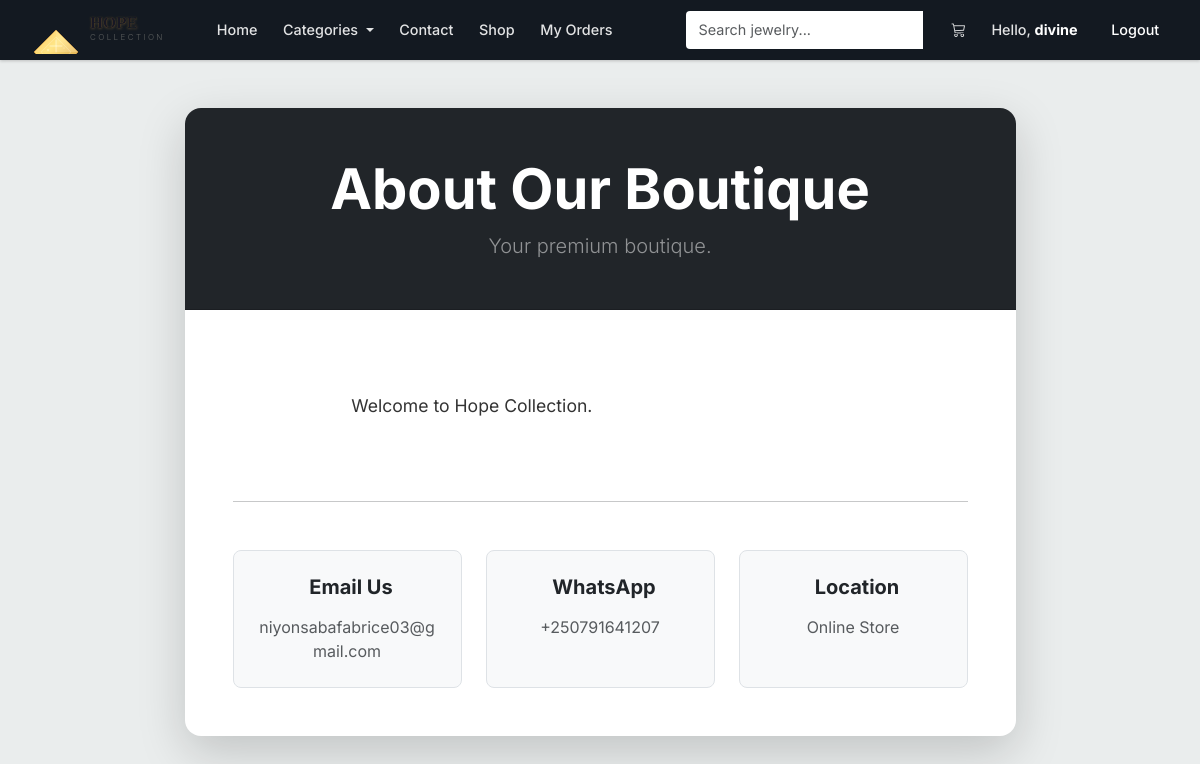
Page /about (signed in) on the earlier database version.
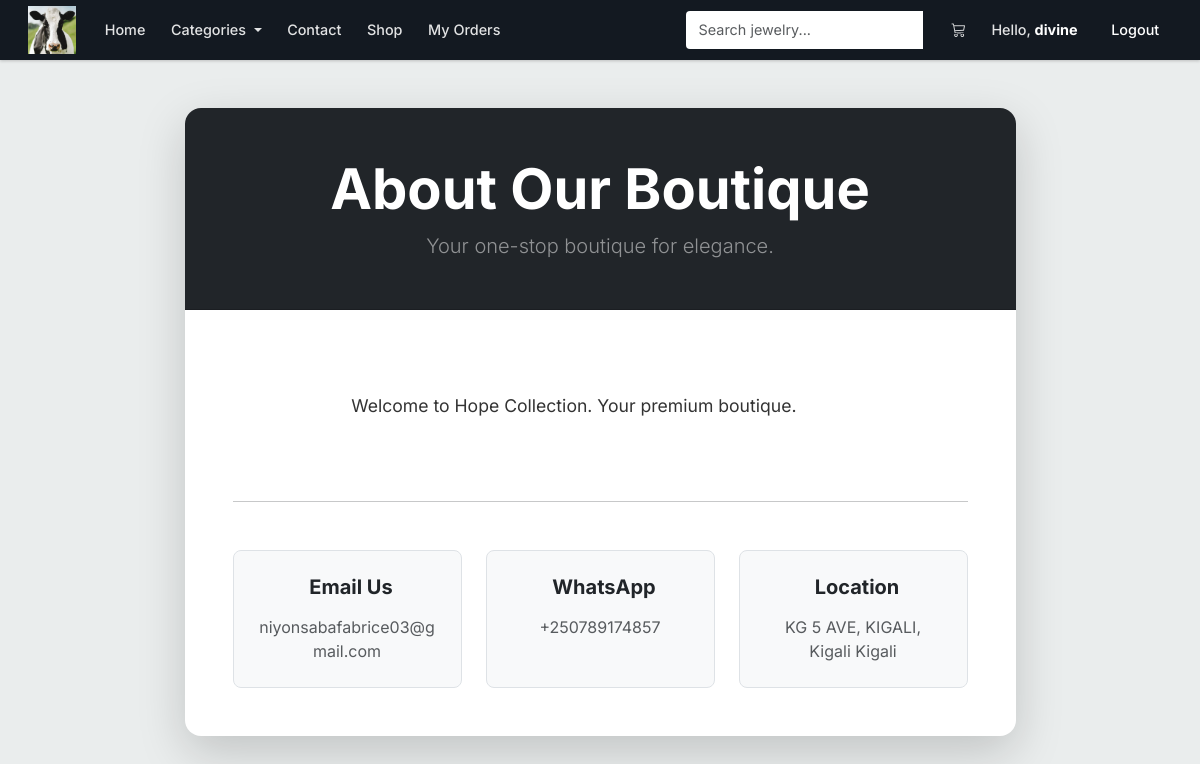
Same page on the later database version.
### market/models.py (models this page shows)
class SiteSettings(db.Model):
    __tablename__ = 'site_settings'
    id               = db.Column(db.Integer, primary_key=True)
    business_name    = db.Column(db.String(100), nullable=False, default='Hope Collection')
    tagline          = db.Column(db.String(255), default='Your one-stop boutique for elegance.')
    logo_url         = db.Column(db.String(255), default='')
    meta_description = db.Column(db.String(255), default='Hope Collection - Quality jewelry, electronics, and accessories.')
    whatsapp_number  = db.Column(db.String(20), nullable=False, default='250789174857')
    contact_email    = db.Column(db.String(120), nullable=False, default='niyonsabafabrice03@gmail.com')
    business_phone   = db.Column(db.String(20))
    business_address = db.Column(db.String(255))
    facebook_url     = db.Column(db.String(255))
    instagram_url    = db.Column(db.String(255))
    currency_code    = db.Column(db.String(10), default='RWF')
    delivery_fee     = db.Column(db.Integer, default=0)
    about_content    = db.Column(db.Text, default='Welcome to Hope Collection. We provide quality products and services.')
    payment_methods  = db.Column(db.Text, default='[{"id":"wallet","name":"Wallet Balance","enabled":true},{"id":"mtn","name":"MTN Mobile Money","enabled":true},{"id":"equity","name":"Equity Bank Transfer","enabled":true}]')

### market/routes.py (the view)
@app.route('/about')
def about_page():
    return render_template('about.html')

### market/models.py (called while the page is built)
@login_manager.user_loader
def load_user(user_id):
    return db.session.get(User, int(user_id))  # ✅ FIXED: replaced deprecated User.query.get()

### market/templates/about.html (shortened to what this page needs)
{% extends 'base.html' %}
{% block content %}
<div class="container my-5">
    <div class="row justify-content-center">
        <div class="col-md-10 col-lg-9">
            <div class="card border-0 shadow-lg rounded-4 overflow-hidden">
                <div class="card-header bg-dark text-white p-5 text-center">
                    <h1 class="display-4 fw-bold mb-2">About Our Boutique</h1>
                    <p class="lead mb-0 text-white-50">{{ site_settings.tagline }}</p>
                </div>
                <div class="card-body p-5">
                    <div class="about-text mb-5" style="white-space: pre-wrap; font-size: 1.1rem; line-height: 1.8; color: #333;">
                        {{ site_settings.about_content }}
                    </div>
                    <hr class="my-5">
                    <div class="row text-center g-4">
                        <div class="col-md-4">
                            <div class="p-4 border rounded-3 h-100 bg-light">
                                <h5 class="fw-bold mb-3">Email Us</h5>
                                <p class="text-muted mb-0">{{ site_settings.contact_email }}</p>
                            </div>
                        </div>
                        <div class="col-md-4">
                            <div class="p-4 border rounded-3 h-100 bg-light">
                                <h5 class="fw-bold mb-3">WhatsApp</h5>
                                <p class="text-muted mb-0">+{{ site_settings.whatsapp_number }}</p>
                            </div>
                        </div>
                        <div class="col-md-4">
                            <div class="p-4 border rounded-3 h-100 bg-light">
                                <h5 class="fw-bold mb-3">Location</h5>
                                <p class="text-muted mb-0">{{ site_settings.business_address if site_settings.business_address else 'Online Store' }}</p>
                            </div>
                        </div>
                    </div>
                </div>
            </div>
        </div>
    </div>
</div>
{% endblock %}

### market/templates/base.html (shortened to what this page needs)
<!DOCTYPE html>
<html lang="en">
<head>
    <link href="https://cdn.jsdelivr.net/npm/bootstrap@5.3.0/dist/css/bootstrap.min.css" rel="stylesheet">
    <link rel="stylesheet" href="https://cdn.jsdelivr.net/npm/bootstrap-icons@1.11.3/font/bootstrap-icons.css">
    <link rel="stylesheet" href="{{ url_for('static', filename='css/storefront.css') }}">
</head>
<body>
<nav class="navbar navbar-expand-lg navbar-light sticky-top navbar-custom">
    <div class="container-fluid">
        <a class="navbar-brand" href="{{ url_for('home_page') }}">
            {% if site_settings.logo_url and site_settings.logo_url != '/static/images/logo.png' and site_settings.logo_url != '/static/images/logos/hope-collection-logo.svg' %}
                <img src="{{ site_settings.logo_url }}" alt="{{ site_settings.business_name }} logo" class="brand-logo" onerror="this.classList.add('d-none'); this.nextElementSibling.classList.remove('d-none'); this.nextElementSibling.nextElementSibling.classList.remove('d-none');">
            {% else %}
                <img src="{{ url_for('static', filename='images/logos/hope-collection-logo.svg') }}" alt="Hope Collection logo" class="brand-logo" onerror="this.classList.add('d-none'); this.nextElementSibling.classList.remove('d-none'); this.nextElementSibling.nextElementSibling.classList.remove('d-none');">
            {% endif %}
        </a>
        <div class="collapse navbar-collapse" id="navbarNav">
            <ul class="navbar-nav me-auto">
                <li class="nav-item">
                    <a class="nav-link px-3" href="{{ url_for('home_page') }}">Home</a>
                </li>
                <li class="nav-item dropdown">
                    <a class="nav-link dropdown-toggle px-3" href="#" id="navbarDropdown" role="button" data-bs-toggle="dropdown">
                        Categories
                    </a>
                </li>
                <li class="nav-item">
                    <a class="nav-link px-3" href="{{ url_for('contact_page') }}">Contact</a>
                </li>
                {% if current_user.is_authenticated %}
                <li class="nav-item">
                    <a class="nav-link px-3" href="{{ url_for('market_page') }}">Shop</a>
                </li>
                <li class="nav-item">
                    <a class="nav-link px-3" href="{{ url_for('transaction_history') }}">My Orders</a>
                </li>
                {% endif %}
            </ul>
            <form class="d-flex me-lg-3 my-2 my-lg-0">
                <div class="input-group">
                    <input class="form-control search-bar-nav" type="search" placeholder="Search jewelry..." aria-label="Search">
                </div>
            </form>
            <ul class="navbar-nav align-items-lg-center">
                {% if current_user.is_authenticated %}
                    <li class="nav-item">
                        <a class="nav-link px-3" href="{{ url_for('view_cart') }}">
                            <i class="bi bi-cart3"></i>
                            {% set cart = session.get('cart', []) %}
                        </a>
                    </li>
                    <li class="nav-item">
                        <span class="nav-link px-3 nav-greeting">Hello, <strong>{{ current_user.username }}</strong></span>
                    </li>
                    <li class="nav-item">
                        <a class="nav-link btn btn-sm btn-outline-dark ms-lg-2" href="{{ url_for('logout_page') }}">Logout</a>
                    </li>
                {% endif %}
            </ul>
        </div>
    </div>
</nav>
<main>
    {% block content %}
    {% endblock %}
</main>
</body>
</html>

Differences in the rows shown:
now on this page (row edited): SiteSettings: logo_url (picture), tagline "Your one-stop boutique for elegance.", about_content "Welcome to Hope Collection. Your premium boutique.", contact_email "niyonsabafabrice03@gmail.com", whatsapp_number "250789174857", business_address "KG 5 AVE, KIGALI, Kigali Kigali"
Other differences:
{{ site_settings.tagline }}: "Your premium boutique." → (not shown)
{{ site_settings.about_content }}: "Welcome to Hope Collection." → (not shown)
{{ site_settings.contact_email }}: "niyonsabafabrice03@gmail.com" → (not shown)
{{ site_settings.whatsapp_number }}: "250791641207" → (not shown)
text no longer shown: "Online Store"
